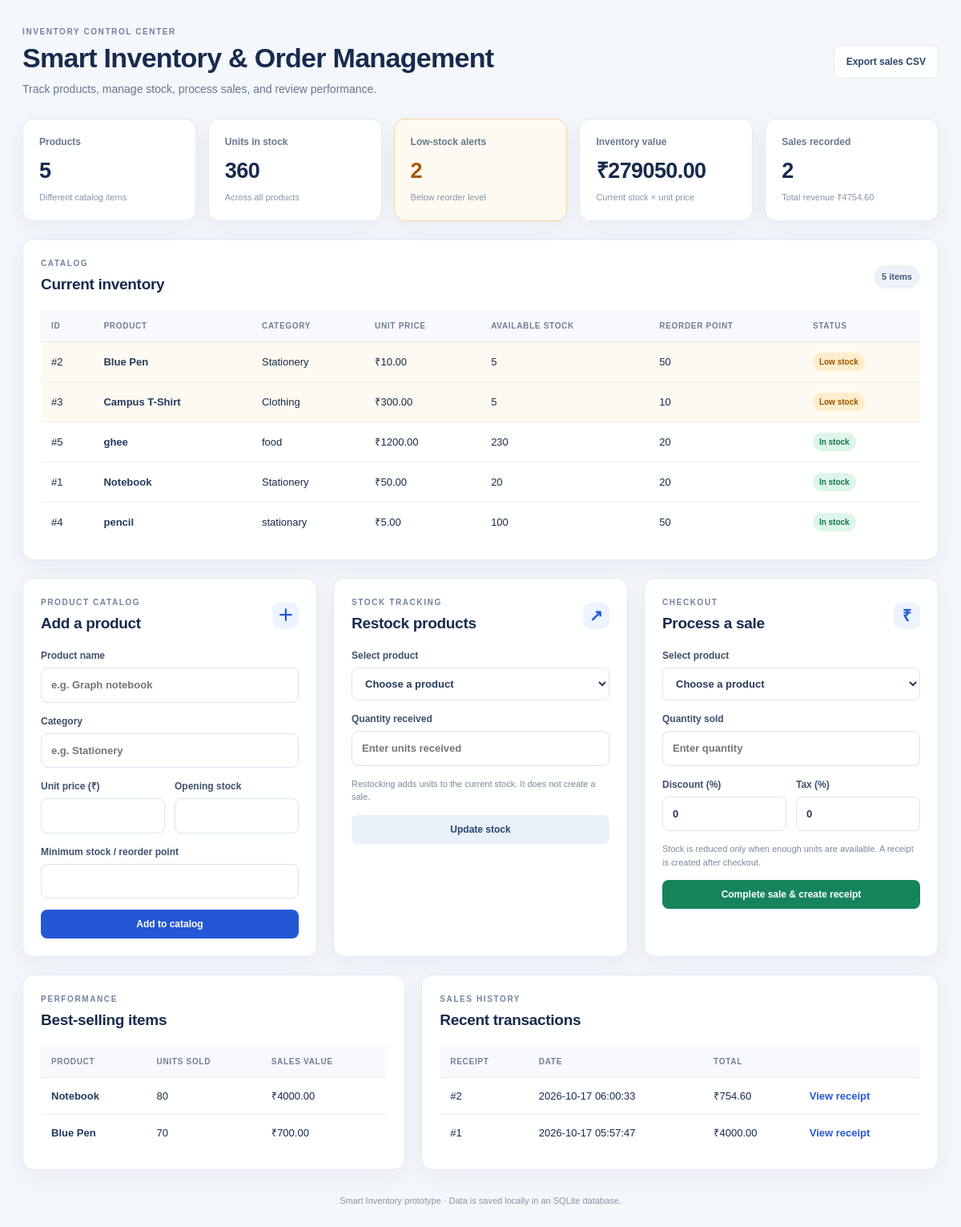
The page / on the database its author committed.
### tables this page shows
CREATE TABLE products (
                id INTEGER PRIMARY KEY AUTOINCREMENT,
                name TEXT NOT NULL,
                category TEXT NOT NULL,
                price REAL NOT NULL CHECK(price >= 0),
                stock INTEGER NOT NULL CHECK(stock >= 0),
                min_stock INTEGER NOT NULL CHECK(min_stock >= 0)
            );

CREATE TABLE sale_items (
                id INTEGER PRIMARY KEY AUTOINCREMENT,
                sale_id INTEGER NOT NULL,
                product_id INTEGER,
                product_name TEXT NOT NULL,
                quantity INTEGER NOT NULL,
                unit_price REAL NOT NULL,
                line_total REAL NOT NULL,
                FOREIGN KEY(sale_id) REFERENCES sales(id),
                FOREIGN KEY(product_id) REFERENCES products(id) ON DELETE SET NULL
            );

CREATE TABLE sales (
                id INTEGER PRIMARY KEY AUTOINCREMENT,
                sale_date TEXT NOT NULL,
                subtotal REAL NOT NULL,
                discount_percent REAL NOT NULL,
                discount_amount REAL NOT NULL,
                tax_percent REAL NOT NULL,
                tax_amount REAL NOT NULL,
                total REAL NOT NULL
            );

### main.py (the view)
@app.route("/")
def index():
    with get_db() as db:
        products = db.execute("SELECT * FROM products ORDER BY name COLLATE NOCASE").fetchall()
        total_products = db.execute("SELECT COUNT(*) FROM products").fetchone()[0]
        total_units = db.execute("SELECT COALESCE(SUM(stock), 0) FROM products").fetchone()[0]
        low_stock_count = db.execute("SELECT COUNT(*) FROM products WHERE stock < min_stock").fetchone()[0]
        inventory_value = db.execute("SELECT COALESCE(SUM(stock * price), 0) FROM products").fetchone()[0]
        sales_summary = db.execute("SELECT COUNT(*) AS count, COALESCE(SUM(total), 0) AS total FROM sales").fetchone()
        recent_sales = db.execute("SELECT * FROM sales ORDER BY id DESC LIMIT 8").fetchall()
        best_sellers = db.execute("""
            SELECT product_name, SUM(quantity) AS units_sold, SUM(line_total) AS revenue
            FROM sale_items GROUP BY product_name ORDER BY units_sold DESC, revenue DESC LIMIT 5
        """).fetchall()
    return render_template(
        "index.html", products=products, total_products=total_products,
        total_units=total_units, low_stock_count=low_stock_count,
        inventory_value=inventory_value, sales_summary=sales_summary,
        recent_sales=recent_sales, best_sellers=best_sellers
    )

### main.py (called while the page is built)
def get_db():
    connection = sqlite3.connect(DATABASE)
    connection.row_factory = sqlite3.Row
    connection.execute("PRAGMA foreign_keys = ON")
    return connection

### templates/index.html (shortened to what this page needs)
<!DOCTYPE html>
<html lang="en">
<head>
    <link rel="stylesheet" href="{{ url_for('static', filename='style.css') }}">
</head>
<body>
<div class="container">
    <header class="page-header">
        <div><p class="eyebrow">INVENTORY CONTROL CENTER</p><h1>Smart Inventory & Order Management</h1><p class="subtitle">Track products, manage stock, process sales, and review performance.</p></div>
        <a class="button button-light" href="{{ url_for('export_sales') }}">Export sales CSV</a>
    </header>
    <section class="stats-grid" aria-label="Inventory summary">
        <article class="stat-card"><span class="stat-label">Products</span><strong>{{ total_products }}</strong><span class="stat-note">Different catalog items</span></article>
        <article class="stat-card"><span class="stat-label">Units in stock</span><strong>{{ total_units }}</strong><span class="stat-note">Across all products</span></article>
        <article class="stat-card {% if low_stock_count %}stat-warning{% endif %}"><span class="stat-label">Low-stock alerts</span><strong>{{ low_stock_count }}</strong><span class="stat-note">Below reorder level</span></article>
        <article class="stat-card"><span class="stat-label">Inventory value</span><strong>₹{{ '%.2f'|format(inventory_value) }}</strong><span class="stat-note">Current stock × unit price</span></article>
        <article class="stat-card"><span class="stat-label">Sales recorded</span><strong>{{ sales_summary['count'] }}</strong><span class="stat-note">Total revenue ₹{{ '%.2f'|format(sales_summary['total']) }}</span></article>
    </section>
    <section class="panel inventory-panel">
        <div class="section-heading"><div><p class="eyebrow">CATALOG</p><h2>Current inventory</h2></div><span class="pill">{{ products|length }} items</span></div>
        <div class="table-wrap"><table><thead><tr><th>ID</th><th>Product</th><th>Category</th><th>Unit price</th><th>Available stock</th><th>Reorder point</th><th>Status</th></tr></thead><tbody>
        {% for product in products %}<tr class="{% if product['stock'] < product['min_stock'] %}low-stock-row{% endif %}"><td>#{{ product['id'] }}</td><td class="product-name">{{ product['name'] }}</td><td>{{ product['category'] }}</td><td>₹{{ '%.2f'|format(product['price']) }}</td><td>{{ product['stock'] }}</td><td>{{ product['min_stock'] }}</td><td>{% if product['stock'] < product['min_stock'] %}<span class="status status-low">Low stock</span>{% else %}<span class="status status-good">In stock</span>{% endif %}</td></tr>
        {% else %}<tr><td colspan="7" class="empty-state">No products yet. Add your first product below.</td></tr>{% endfor %}
        </tbody></table></div>
    </section>
    <section class="forms-grid">
        <article class="panel form-panel"><div class="section-heading"><div><p class="eyebrow">PRODUCT CATALOG</p><h2>Add a product</h2></div><span class="icon-bubble">＋</span></div>
            <form action="{{ url_for('add_product') }}" method="post" class="form-stack">
                <label>Product name<input type="text" name="name" placeholder="e.g. Graph notebook" required maxlength="100"></label>
                <label>Category<input type="text" name="category" placeholder="e.g. Stationery" required maxlength="60"></label>
                <div class="two-fields"><label>Unit price (₹)<input type="number" name="price" min="0" step="0.01" required></label><label>Opening stock<input type="number" name="stock" min="0" step="1" required></label></div>
                <label>Minimum stock / reorder point<input type="number" name="min_stock" min="0" step="1" required></label>
                <button class="button button-primary" type="submit">Add to catalog</button>
            </form>
        </article>
        <article class="panel form-panel"><div class="section-heading"><div><p class="eyebrow">STOCK TRACKING</p><h2>Restock products</h2></div><span class="icon-bubble">↗</span></div>
            <form action="{{ url_for('restock') }}" method="post" class="form-stack">
                <label>Select product<select name="product_id" required><option value="" disabled selected>Choose a product</option></select></label>
                <label>Quantity received<input type="number" name="quantity" min="1" step="1" placeholder="Enter units received" required></label>
                <p class="helper-text">Restocking adds units to the current stock. It does not create a sale.</p>
                <button class="button button-secondary" type="submit">Update stock</button>
            </form>
        </article>
        <article class="panel form-panel"><div class="section-heading"><div><p class="eyebrow">CHECKOUT</p><h2>Process a sale</h2></div><span class="icon-bubble">₹</span></div>
            <form action="{{ url_for('checkout') }}" method="post" class="form-stack">
                <label>Select product<select name="product_id" required><option value="" disabled selected>Choose a product</option></select></label>
                <label>Quantity sold<input type="number" name="quantity" min="1" step="1" placeholder="Enter quantity" required></label>
                <div class="two-fields"><label>Discount (%)<input type="number" name="discount_percent" min="0" max="100" step="0.01" value="0" required></label><label>Tax (%)<input type="number" name="tax_percent" min="0" max="100" step="0.01" value="0" required></label></div>
                <p class="helper-text">Stock is reduced only when enough units are available. A receipt is created after checkout.</p>
                <button class="button button-success" type="submit">Complete sale & create receipt</button>
            </form>
        </article>
    </section>
    <section class="reports-grid">
        <article class="panel"><div class="section-heading"><div><p class="eyebrow">PERFORMANCE</p><h2>Best-selling items</h2></div></div>
            {% if best_sellers %}<div class="table-wrap"><table><thead><tr><th>Product</th><th>Units sold</th><th>Sales value</th></tr></thead><tbody>{% for item in best_sellers %}<tr><td class="product-name">{{ item['product_name'] }}</td><td>{{ item['units_sold'] }}</td><td>₹{{ '%.2f'|format(item['revenue']) }}</td></tr>{% endfor %}</tbody></table></div>{% else %}<p class="empty-state">No sales yet. Best sellers will appear after checkout.</p>{% endif %}
        </article>
        <article class="panel"><div class="section-heading"><div><p class="eyebrow">SALES HISTORY</p><h2>Recent transactions</h2></div></div>
            {% if recent_sales %}<div class="table-wrap"><table><thead><tr><th>Receipt</th><th>Date</th><th>Total</th><th></th></tr></thead><tbody>{% for sale in recent_sales %}<tr><td>#{{ sale['id'] }}</td><td>{{ sale['sale_date'] }}</td><td>₹{{ '%.2f'|format(sale['total']) }}</td><td><a class="text-link" href="{{ url_for('receipt', sale_id=sale['id']) }}">View receipt</a></td></tr>{% endfor %}</tbody></table></div>{% else %}<p class="empty-state">No transactions recorded yet.</p>{% endif %}
        </article>
    </section>
    <footer>Smart Inventory prototype · Data is saved locally in an SQLite database.</footer>
</div>
</body>
</html>

### static/style.css (style rules this page uses)
:root { --ink:#172b4d;--muted:#68778d;--line:#e5eaf1;--surface:#fff;--page:#f4f7fb;--blue:#2457d6;--green:#16845b;--red:#b45309;--shadow:0 8px 28px rgba(28,47,78,.06) }
* { box-sizing:border-box }
body { margin:0;background:var(--page);color:var(--ink);font-family:Arial,Helvetica,sans-serif;font-size:14px;line-height:1.5 }
.container { max-width:1400px;margin:0 auto;padding:32px 28px }
.page-header { display:flex;align-items:center;justify-content:space-between;gap:20px;margin-bottom:26px }
.page-header h1 { font-size:clamp(25px,3vw,34px);line-height:1.2;letter-spacing:-.7px;margin:3px 0 8px }
.subtitle,.muted { color:var(--muted);margin:0 }
.eyebrow { font-size:10px;font-weight:800;letter-spacing:1.6px;color:#7183a0;margin:0 0 5px }
.stats-grid { display:grid;grid-template-columns:repeat(5,minmax(0,1fr));gap:15px;margin-bottom:22px }
.stat-card,.panel { background:var(--surface);border:1px solid var(--line);border-radius:14px;box-shadow:var(--shadow) }
.stat-card { padding:19px 20px;min-width:0 }
.stat-label { display:block;color:var(--muted);font-size:12px;font-weight:700 }
.stat-card strong { display:block;font-size:27px;letter-spacing:-.6px;margin:7px 0 2px;overflow-wrap:anywhere }
.stat-note { font-size:11px;color:#8995a8 }
.stat-warning { border-color:#f3d5a2;background:#fffaf1 }
.stat-warning strong { color:#a35b0b }
.panel { padding:22px;min-width:0;margin-bottom:22px }
.section-heading { display:flex;justify-content:space-between;align-items:center;gap:12px;margin-bottom:17px }
.section-heading h2 { font-size:19px;margin:0;letter-spacing:-.3px }
.pill { font-size:11px;font-weight:700;color:#435875;background:#edf2f8;border-radius:20px;padding:6px 10px }
.table-wrap { width:100%;overflow-x:auto }
table { width:100%;border-collapse:collapse;white-space:nowrap }
th { text-align:left;background:#f7f9fc;color:#718096;font-size:10px;letter-spacing:.7px;text-transform:uppercase;padding:12px 13px;border-bottom:1px solid var(--line) }
td { padding:13px;border-bottom:1px solid #edf0f5;font-size:13px }
tbody tr:last-child td { border-bottom:0 }
.product-name { font-weight:700;color:#233a5e }
.low-stock-row { background:#fffaf1 }
.status { display:inline-block;padding:4px 8px;border-radius:20px;font-size:10px;font-weight:800 }
.status-low { background:#ffedcc;color:#995500 }
.status-good { background:#dcf6e9;color:#13724e }
.forms-grid { display:grid;grid-template-columns:repeat(3,minmax(0,1fr));gap:20px;align-items:stretch }
.form-panel { margin-bottom:22px }
.icon-bubble { width:33px;height:33px;display:grid;place-items:center;border-radius:10px;background:#edf3ff;color:var(--blue);font-size:20px;font-weight:700 }
.form-stack { display:flex;flex-direction:column;gap:14px }
.form-stack label { display:flex;flex-direction:column;gap:6px;color:#3e506c;font-size:12px;font-weight:700 }
.form-stack input,.form-stack select { width:100%;min-width:0;border:1px solid #dce3ed;border-radius:8px;padding:11px 12px;background:#fff;color:#263b59;font:inherit;font-size:13px;outline:none }
.two-fields { display:grid;grid-template-columns:1fr 1fr;gap:12px }
.helper-text { font-size:11px;color:#7b899c;margin:0;min-height:32px }
.button { display:inline-flex;align-items:center;justify-content:center;gap:7px;padding:11px 15px;border:0;border-radius:8px;text-decoration:none;font-size:12px;font-weight:800;cursor:pointer;white-space:nowrap }
.button-primary { background:var(--blue);color:#fff }
.button-success { background:var(--green);color:#fff }
.button-secondary { background:#eaf0fa;color:#27466e }
.button-light { background:#fff;color:#284568;border:1px solid var(--line) }
.reports-grid { display:grid;grid-template-columns:1fr 1.35fr;gap:20px }
.reports-grid .panel { margin-bottom:10px }
.text-link { color:var(--blue);font-weight:700;text-decoration:none }
footer { text-align:center;color:#8995a8;font-size:11px;padding:20px 0 4px }

### rows shown on the page
products: id "2", name "Blue Pen", category "Stationery", price "10.00", stock "5", min_stock "50", shows "Low stock"
products: id "3", name "Campus T-Shirt", category "Clothing", price "300.00", stock "5", min_stock "10", shows "Low stock"
products: id "5", name "ghee", category "food", price "1200.00", stock "230", min_stock "20", shows "In stock"
products: id "1", name "Notebook", category "Stationery", price "50.00", stock "20", min_stock "20", shows "In stock"
products: id "4", name "pencil", category "stationary", price "5.00", stock "100", min_stock "50", shows "In stock"
sale_items: product_name "Notebook", units_sold "80", revenue "4000.00"
sale_items: product_name "Blue Pen", units_sold "70", revenue "700.00"
sales: id "2", sale_date "2026-10-17 06:00:33", total "754.60"
sales: id "1", sale_date "2026-10-17 05:57:47", total "4000.00"

### other values the page prints
{{ total_products }} "5"
{{ total_units }} "360"
{{ low_stock_count }} "2"
{{ '%.2f'|format(inventory_value) }} "279050.00"
{{ sales_summary['count'] }} "2"
{{ '%.2f'|format(sales_summary['total']) }} "4754.60"
{{ products|length }} "5"
